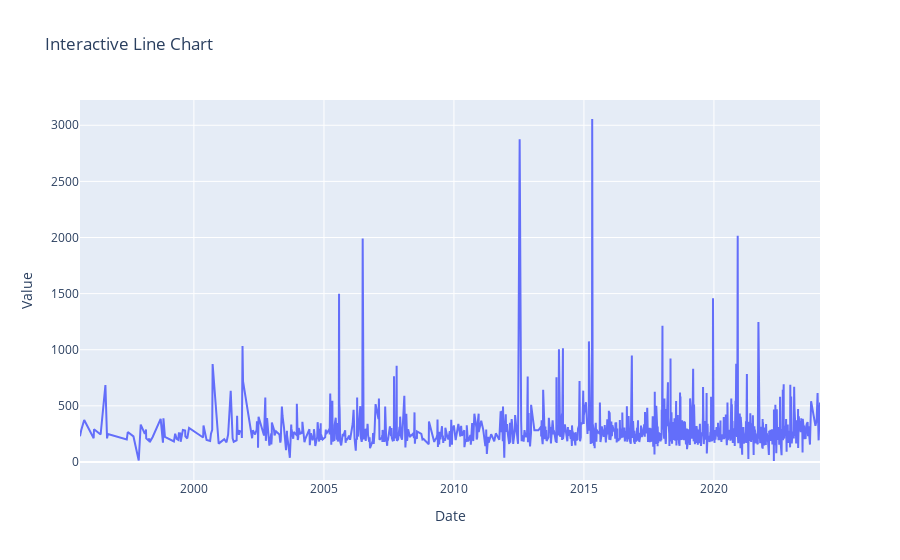

Notebook cell for this chart:
### Markdown cell above
## Interactive Line Chart

### Code cell
#| echo: true 
#| code-fold: true
dfdate = df.groupby("lastSoldOn")["pricePerSqft"].mean().reset_index()
fig = go.Figure(data=[go.Scatter(x=dfdate['lastSoldOn'], y=dfdate['pricePerSqft'], mode='lines')])
fig.update_layout(title='Interactive Line Chart', xaxis_title='Date', yaxis_title='Value')
fig.show()

### Figure 1 — Plotly figure (JSON) as saved in the notebook; plotly's stock layout.template omitted (floating-point values rounded to 4 significant figures; data arrays with more than 128 entries replaced by an {"elided": "..."} marker saying what was removed)
{"data": [{"mode": "lines", "type": "scatter", "x": {"elided": "1250 str values"}, "y": {"elided": "1250 float values"}}], "layout": {"title": {"text": "Interactive Line Chart"}, "xaxis": {"title": {"text": "Date"}}, "yaxis": {"title": {"text": "Value"}}}}
